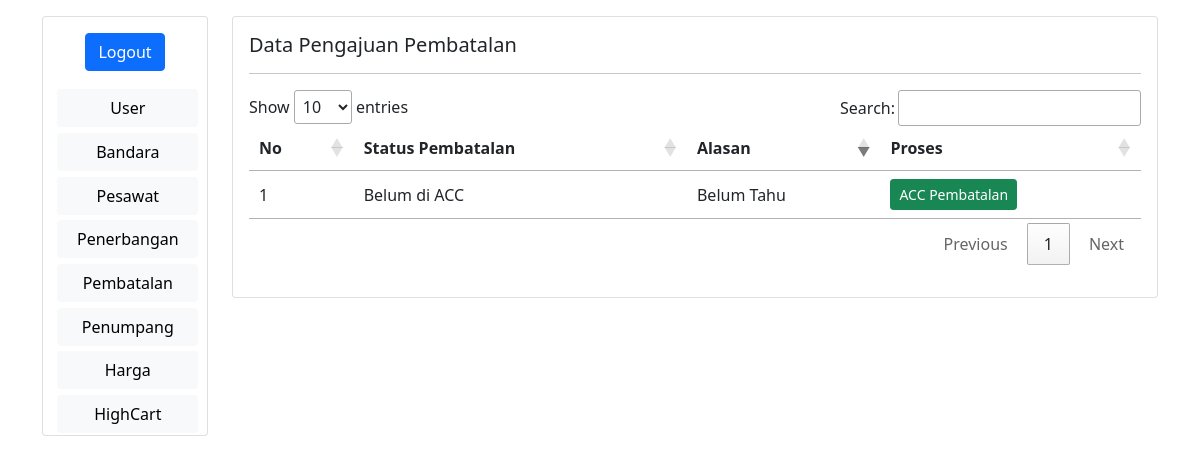
Page /pembatalan.php (signed in) on the committed database.
### tables this page shows
CREATE TABLE `pembatalan` (
  `id_penumpang` int(50) NOT NULL,
  `status_pembatalan` varchar(50) NOT NULL,
  `alasan` text NOT NULL
);

### pembatalan.php (the view, shortened to what this page needs)
<?php
     if(isset($_COOKIE['unameA'])){
        $username=$_COOKIE['unameA'];
        $password=$_COOKIE['passA'];
        tampilkanData();
    } else if(isset($_SESSION['usernameA'])){
       tampilkanData();
    } else{
        echo "<center><h1>Anda harus login terlebih dahulu</h1></center>";
    }
?>
<?php function tampilkanData(){
?>
<!DOCTYPE html>
<html>
<head>
	<link href="https://cdn.jsdelivr.net/npm/bootstrap@5.0.2/dist/css/bootstrap.min.css" rel="stylesheet">
</head>
<body>
	<main>
		<div class="container mt-3">
			<div class="row">
				<div class="col-sm-2">
					<div class="card">
						<?php include "dasboardadmin.php"; ?>
					</div>
				</div>
				<div class="col-sm-10">
					<div class="card">
						<div class="card-body">
							<h5 class="card-tittle">Data Pengajuan Pembatalan</h5>
							<hr>
							<table id="tabel-data">
                                <thead class="thead-dark">
                                    <tr>
                                        <th>No</th>
                                        <th>Status Pembatalan</th>
                                        <th>Alasan</th>
                                        <th>Proses</th>
                                    </tr>
                                </thead>
                                <tbody>
                                    <?php
                                    include_once('koneksi.php');
                                    $sql = mysqli_query($koneksi, "SELECT * FROM pembatalan");
                                    foreach ($sql as $row) {
                                    ?>
                                        <tr>
                                            <td><?= $row["id_penumpang"]; ?></td>
                                            <td><?= $row["status_pembatalan"]; ?></td>
                                            <td><?= $row["alasan"]; ?></td>
                                            <td>
                        						<a href="hpspembatalan.php?id=<?= $row['id_penumpang']; ?>" onclick="return confirm ('Apakah Anda yakin akan ACC pembatalan Tiket?')" class="btn btn-success btn-sm">ACC Pembatalan</a>
                                            </td>
                                        </tr>
                                    <?php } ?>
                            </table>
						</div>
					</div>
				</div>
			</div>
		</div>
	</main>
    <link rel="stylesheet" type="text/css" media="screen" href="https://cdn.datatables.net/1.10.24/css/jquery.dataTables.min.css">
</body>
</html>
<?php } ?>

### rows in the picture
pembatalan: id_penumpang "1", status_pembatalan "Belum di ACC", alasan "Belum Tahu"
